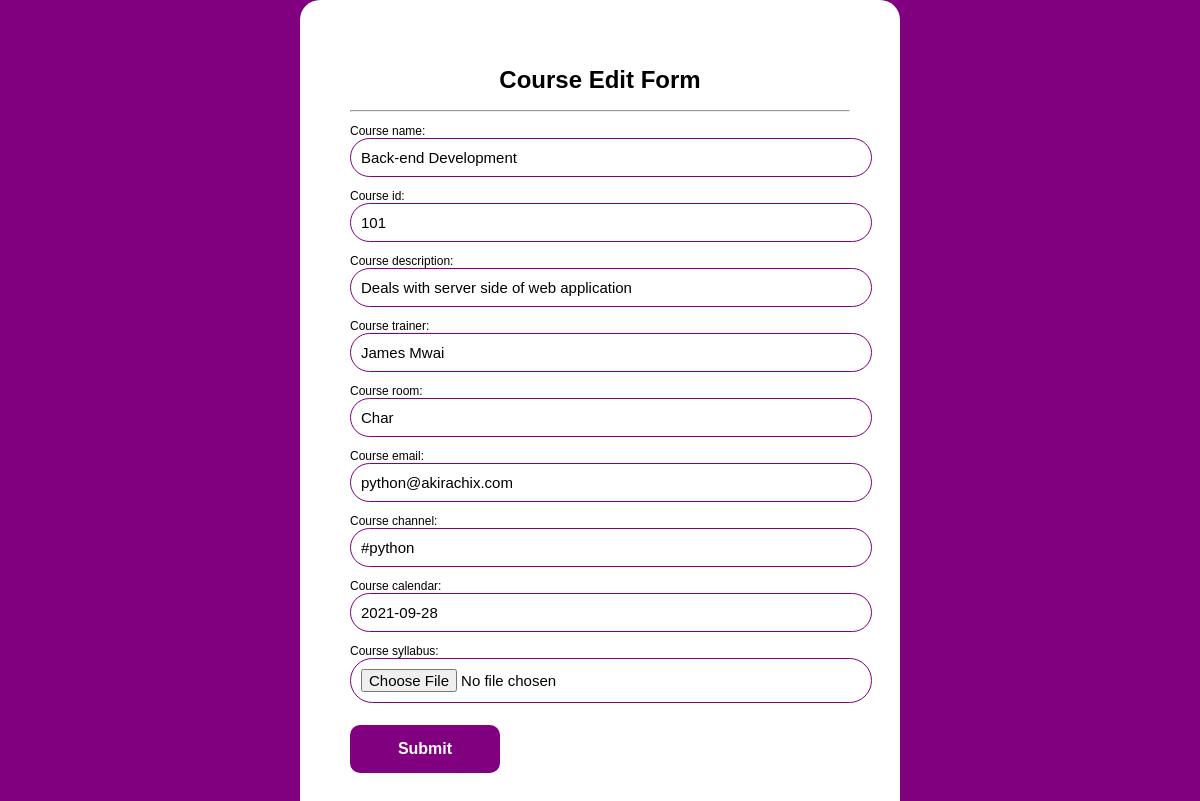
The app's page /courses/edit/1/ with its own data.
### courses/models.py (models this page shows)
class Courses(models.Model):
    course_name=models.CharField(max_length=40)
    course_id=models.PositiveSmallIntegerField(null=True)
    course_description=models.CharField(max_length=200)
    course_trainer=models.CharField(max_length=40)
    course_room=models.CharField(max_length=10)
    course_email=models.EmailField(null=True)
    course_channel=models.CharField(max_length=20)
    course_calendar=models.DateField(null=True)
    course_syllabus=models.FileField(upload_to="documents/",null=True, blank=True)

### courses/views.py (the view)
# urls.py: path("edit/<int:id>/", edit_course, name="edit_course"),
def edit_course(request, id):
    courses = Courses.objects.get(id=id)
    if request.method == "POST":
        form = CourseRegistrationForm(request.POST, instance=courses)
        if form.is_valid():
            form.save()
        return redirect("course_list")
    else:
        form = CourseRegistrationForm(instance=courses)
        return render(request, "edit_course.htm", {"form":form})

### courses/forms.py
class CourseRegistrationForm(forms.ModelForm):
    class Meta:
        model = Courses
        fields = "__all__"
        widgets = {
            'course_name': TextInput(attrs={
                'class': "form-control",
                'style': 'max-width: 500px;',
                'placeholder': 'Course'
                }),
            'course_id':TextInput(attrs={
                'class': "form-control",
                'style': 'max-width: 500px;',
                'placeholder': 'Id'
                }),
            'course_trainer':TextInput(attrs={
                'class': "form-control",
                'style': 'max-width: 500px;',
                'placeholder': 'Trainer'
                }),
            'course_description':TextInput(attrs={
                'class': "form-control",
                'style': 'max-width: 500px;',
                'placeholder': 'Description'
                }),
            'course_email':EmailInput(attrs={
                'class': "form-control",
                'style': 'max-width: 5 00px;',
                'placeholder': 'Email'
                }),
        }

### courses/templates/edit_course.htm (shortened to what this page needs)
<!DOCTYPE html>
<html lang="en">
<head>
</head>
<body>
    <div class="reg">
   <center> <h1>Course Edit Form</h1> </center>
   <hr>
    <form method="POST" enctype="multipart/form-data">
    {{form.as_p}}
        <button type="submit" value="save">Submit</button>
    </form>
</div>
</body>
</html>

### courses/templates/edit_course.htm (style rules this page uses)
body { margin:0; font-family:arial,tahoma,sans-serif; font-size:12px; font-weight:normal; direction:ltr; background:purple; background-repeat: no-repeat; }
.reg { padding:50px; width:500px; height:auto; overflow:hidden; background:white; border-radius:20px; margin: auto; }
button { background-color: purple; width: 30%; color: white; font-size: 16px; font-weight: bolder; padding: 15px; margin: 10px 0px; border: none; cursor: pointer; border-radius: 10px; }
input { width: 100%; outline: none; font-size: 15px; padding: 10px 10px; border-radius: 40px; transition: all 0.3 ease; background-color: white; border: solid 1px purple; }

### records on screen
Courses: course_name "Back-end Development", course_id "101", course_description "Deals with server side of web application", course_trainer "James Mwai", course_room "Char", course_email "python@akirachix.com", course_channel "#python", course_calendar "2021-09-28"
